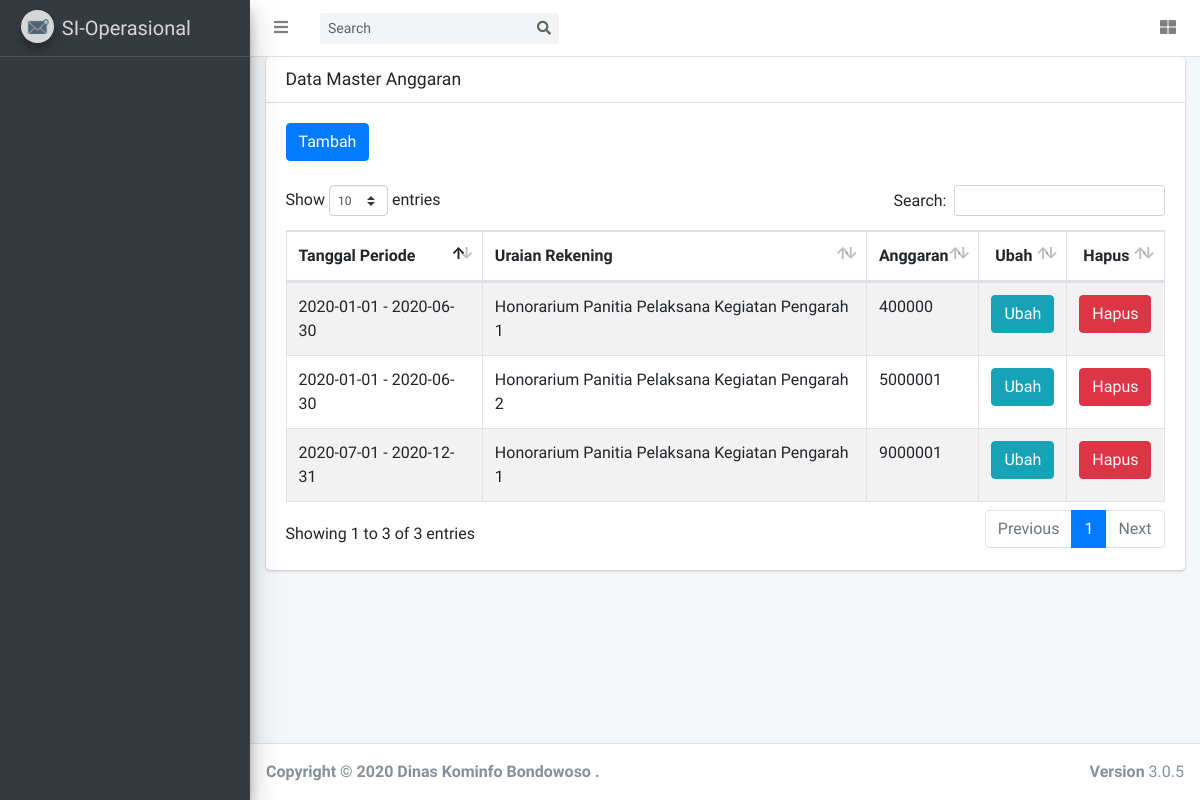
The page /index.php/anggaran on the database its author committed.
### tables this page shows
CREATE TABLE `tbl_anggaran` (
  `id_anggaran` int(11) NOT NULL,
  `id_periode` int(11) NOT NULL,
  `id_sub_rek` int(11) NOT NULL,
  `anggaran` int(11) NOT NULL
);

CREATE TABLE `tbl_periode` (
  `id_periode` int(11) NOT NULL,
  `tgl_mulai` date NOT NULL,
  `tgl_akhir` date NOT NULL
);

CREATE TABLE `tbl_rekening` (
  `id_rekening` int(11) NOT NULL,
  `kode_rekening` varchar(50) NOT NULL,
  `uraian_rekening` varchar(200) NOT NULL
);

CREATE TABLE `tbl_sub_rek` (
  `id_sub_rek` int(11) NOT NULL,
  `id_rekening` int(11) NOT NULL,
  `uraian_sub_rek` varchar(120) NOT NULL
);

### application/controllers/Anggaran.php (called while the page is built, shortened)
<?php
class Anggaran extends CI_Controller {
	function __construct(){
        $this->load->model('Main_model', 'main');
        $this->load->library('session');
    }
	public function index()
	{
		$id_role 				= $this->session->userdata('id_role');
		$data['menu'] 			= $this->main->get_menu_selected($id_role);
		$data['anggaran']       = $this->main->get_data_three('tbl_anggaran','tbl_periode','tbl_anggaran.id_periode = tbl_periode.id_periode','tbl_sub_rek','tbl_anggaran.id_sub_rek = tbl_sub_rek.id_sub_rek','tbl_rekening','tbl_sub_rek.id_rekening = tbl_rekening.id_rekening');
		$this->load->view('anggaran/index',$data);
	}
}

### index.php (called while the page is built, shortened)
<?php
require_once BASEPATH.'core/CodeIgniter.php';

### application/models/Main_model.php (called while the page is built, shortened)
<?php
class Main_model extends CI_Model
{
    function get_data_three($table, $table_join_one, $where_one, $table_join_two, $where_two, $table_join_three, $where_three, $select = null)
    {
        if ($select == null) {
            $query = $this->db->select('*')->from($table)->join($table_join_one, $where_one)->join($table_join_two, $where_two)->join($table_join_three, $where_three)->get();
        } else {
            $query = $this->db->select($select)->from($table)->join($table_join_one, $where_one)->join($table_join_two, $where_two)->join($table_join_three, $where_three)->get();
        }
        return $query->result();
    }
    function get_menu_selected($role_id)
    {
        $this->db->select('*')
            ->from('tbl_user_access')
            ->join('tbl_sub_menu', 'tbl_user_access.id_sub_menu = tbl_sub_menu.id_sub_menu')
            ->join('tbl_menu', 'tbl_menu.id_menu = tbl_sub_menu.id_menu')
            ->where('tbl_user_access.id_role =', $role_id)
            ->group_by('tbl_menu.id_menu');
        $query = $this->db->get();
        return $query->result();
    }
}

### application/views/anggaran/index.php (the view, shortened to what this page needs)
<!DOCTYPE html>
<html lang="en">
<head>
</head>
<body class="hold-transition sidebar-mini layout-fixed layout-navbar-fixed layout-footer-fixed">
<div class="wrapper">
  <div class="content-wrapper">
    <section class="content">
      <div class="container-fluid">
        <div class="card">
          <div class="card-header">
            <h3 class="card-title">Data Master Anggaran</h3>
          </div>
          <div class="card-body">
            <table id="example1" class="table table-bordered table-striped">
              <button type="button" class="btn btn-primary" onclick="window.location.href='<?= site_url();?>/anggaran/add_data';">Tambah</button>
              <br>
                <br>
              <thead>
              <tr>
                <th>Tanggal Periode</th>
                <th>Uraian Rekening</th>
                <th>Anggaran</th>
                <th style="text-align:center;">Ubah</th>
                <th style="text-align:center;">Hapus</th>
              </tr>
              </thead>
              <tbody>
                <?php foreach($anggaran as $row_anggaran){?>
                    <tr>
                        <td><?= $row_anggaran->tgl_mulai. " - " .$row_anggaran->tgl_akhir ;?></td>
                        <td><?= $row_anggaran->uraian_rekening. " " .$row_anggaran->uraian_sub_rek;?></td>
                        <td><?= $row_anggaran->anggaran;?></td>
                        <td style="text-align:center;"><a style="color:white;" type="button" href="<?= site_url('anggaran/edit_data/').$row_anggaran->id_anggaran ;?>" class="btn btn-info" > Ubah</a</td>
                        <td style="text-align:center;"><button type="button" class="btn btn-danger" data-toggle="modal" data-target="#delete<?= $row_anggaran->id_anggaran?>"> Hapus</button</td>
                    </tr>
                <?php } ?>
              </tbody>
            </table>
          </div>
      </div>
    </section>
    </div>
</body>
</html>

### rows shown on the page
tbl_anggaran: id_periode.tgl_mulai "2020-01-01", id_periode.tgl_akhir "2020-06-30", tbl_rekening.uraian_rekening "Honorarium Panitia Pelaksana Kegiatan", id_sub_rek.uraian_sub_rek "Pengarah 1", anggaran "400000"
tbl_anggaran: id_periode.tgl_mulai "2020-01-01", id_periode.tgl_akhir "2020-06-30", tbl_rekening.uraian_rekening "Honorarium Panitia Pelaksana Kegiatan", id_sub_rek.uraian_sub_rek "Pengarah 2", anggaran "5000001"
tbl_anggaran: id_periode.tgl_mulai "2020-07-01", id_periode.tgl_akhir "2020-12-31", tbl_rekening.uraian_rekening "Honorarium Panitia Pelaksana Kegiatan", id_sub_rek.uraian_sub_rek "Pengarah 1", anggaran "9000001"
